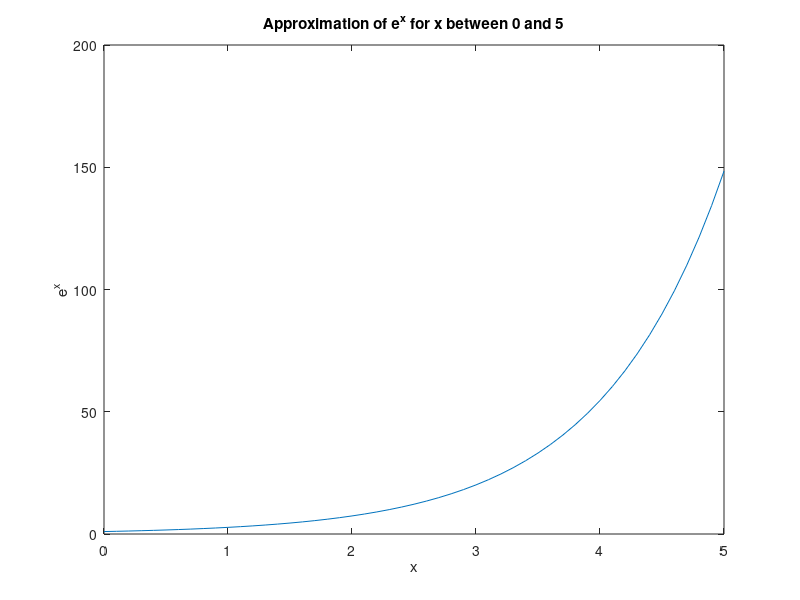

The MATLAB source for this figure:
clear
for k=0:50
    x(k+1)=.1*k;
    sum=0;
    for m=0:100
        sum=sum+(x(k+1)^m/gamma(m+1));
    end
    e(k+1) = sum;
end
plot(x,e)
title('Approximation of e^x for x between 0 and 5')
xlabel('x')
ylabel('e^x')
